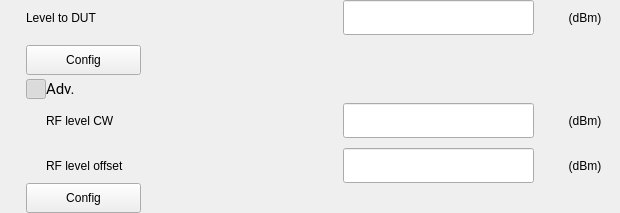
        <widget class="QWidget" name="wgRfLevel" native="true">
         <property name="maximumSize">
          <size>
           <width>624</width>
           <height>16777215</height>
          </size>
         </property>
         <layout class="QVBoxLayout" name="verticalLayout_4">
          <property name="spacing">
           <number>0</number>
          </property>
          <property name="leftMargin">
           <number>0</number>
          </property>
          <property name="topMargin">
           <number>0</number>
          </property>
          <property name="rightMargin">
           <number>0</number>
          </property>
          <property name="bottomMargin">
           <number>0</number>
          </property>
          <item>
           <layout class="QGridLayout" name="gridLayout_5">
            <property name="leftMargin">
             <number>26</number>
            </property>
            <property name="horizontalSpacing">
             <number>202</number>
            </property>
            <property name="verticalSpacing">
             <number>10</number>
            </property>
            <item row="0" column="0">
             <widget class="QLabel" name="label_24">
              <property name="text">
               <string>Level to DUT</string>
              </property>
             </widget>
            </item>
            <item row="1" column="0">
             <widget class="QPushButton" name="pushButton_11">
              <property name="minimumSize">
               <size>
                <width>115</width>
                <height>30</height>
               </size>
              </property>
              <property name="maximumSize">
               <size>
                <width>115</width>
                <height>30</height>
               </size>
              </property>
              <property name="cursor">
               <cursorShape>PointingHandCursor</cursorShape>
              </property>
              <property name="text">
               <string>Config</string>
              </property>
             </widget>
            </item>
            <item row="0" column="1">
             <layout class="QHBoxLayout" name="horizontalLayout_11">
              <property name="spacing">
               <number>16</number>
              </property>
              <item>
               <widget class="QLineEdit" name="lineEdit_15">
                <property name="minimumSize">
                 <size>
                  <width>191</width>
                  <height>35</height>
                 </size>
                </property>
                <property name="maximumSize">
                 <size>
                  <width>191</width>
                  <height>16777215</height>
                 </size>
                </property>
               </widget>
              </item>
              <item>
               <widget class="QLabel" name="label_3">
                <property name="minimumSize">
                 <size>
                  <width>70</width>
                  <height>35</height>
                 </size>
                </property>
                <property name="maximumSize">
                 <size>
                  <width>70</width>
                  <height>35</height>
                 </size>
                </property>
                <property name="text">
                 <string>(dBm)</string>
                </property>
                <property name="alignment">
                 <set>Qt::AlignmentFlag::AlignCenter</set>
                </property>
               </widget>
              </item>
             </layout>
            </item>
           </layout>
          </item>
          <item>
           <layout class="QHBoxLayout" name="horizontalLayout_20">
            <property name="spacing">
             <number>0</number>
            </property>
            <property name="leftMargin">
             <number>26</number>
            </property>
            <item>
             <widget class="QPushButton" name="btnAdvRfLevel">
              <property name="minimumSize">
               <size>
                <width>20</width>
                <height>20</height>
               </size>
              </property>
              <property name="maximumSize">
               <size>
                <width>20</width>
                <height>20</height>
               </size>
              </property>
              <property name="cursor">
               <cursorShape>PointingHandCursor</cursorShape>
              </property>
              <property name="text">
               <string/>
              </property>
              <property name="icon">
               <iconset resource="../../res.qrc">
                <normaloff>:/icon/btnCloseExpan.png</normaloff>
                <normalon>:/icon/btnOpenExpan.png</normalon>:/icon/btnCloseExpan.png</iconset>
              </property>
              <property name="checkable">
               <bool>true</bool>
              </property>
              <property name="checked">
               <bool>true</bool>
              </property>
             </widget>
            </item>
            <item>
             <widget class="QLabel" name="label_26">
              <property name="minimumSize">
               <size>
                <width>170</width>
                <height>28</height>
               </size>
              </property>
              <property name="maximumSize">
               <size>
                <width>150</width>
                <height>28</height>
               </size>
              </property>
              <property name="font">
               <font>
                <family>Roboto</family>
                <pointsize>11</pointsize>
                <bold>false</bold>
               </font>
              </property>
              <property name="text">
               <string>Adv.</string>
              </property>
             </widget>
            </item>
            <item>
             <spacer name="horizontalSpacer_10">
              <property name="orientation">
               <enum>Qt::Orientation::Horizontal</enum>
              </property>
              <property name="sizeType">
               <enum>QSizePolicy::Policy::Expanding</enum>
              </property>
              <property name="sizeHint" stdset="0">
               <size>
                <width>40</width>
                <height>20</height>
               </size>
              </property>
             </spacer>
            </item>
           </layout>
          </item>
          <item>
           <widget class="QWidget" name="wgAdvRfLevel" native="true">
            <property name="minimumSize">
             <size>
              <width>0</width>
              <height>0</height>
             </size>
            </property>
            <property name="maximumSize">
             <size>
              <width>624</width>
              <height>16777215</height>
             </size>
            </property>
            <property name="styleSheet">
             <string notr="true"/>
            </property>
            <layout class="QGridLayout" name="gridLayout_6">
             <property name="leftMargin">
              <number>46</number>
             </property>
             <property name="topMargin">
              <number>0</number>
             </property>
             <property name="rightMargin">
              <number>0</number>
             </property>
             <property name="bottomMargin">
              <number>0</number>
             </property>
             <property name="horizontalSpacing">
              <number>202</number>
             </property>
             <property name="verticalSpacing">
              <number>10</number>
             </property>
             <item row="0" column="0">
              <widget class="QLabel" name="label_27">
               <property name="text">
                <string>RF level CW</string>
               </property>
              </widget>
             </item>
             <item row="1" column="0">
              <widget class="QLabel" name="label_28">
               <property name="text">
                <string>RF level offset</string>
               </property>
              </widget>
             </item>
             <item row="0" column="1">
              <layout class="QHBoxLayout" name="horizontalLayout_4">
               <property name="spacing">
                <number>16</number>
               </property>
               <item>
                <widget class="QLineEdit" name="lineEdit_14">
                 <property name="minimumSize">
                  <size>
                   <width>191</width>
                   <height>35</height>
                  </size>
                 </property>
                 <property name="maximumSize">
                  <size>
                   <width>191</width>
                   <height>16777215</height>
                  </size>
                 </property>
                </widget>
               </item>
               <item>
                <widget class="QLabel" name="label_2">
                 <property name="minimumSize">
                  <size>
                   <width>70</width>
                   <height>35</height>
                  </size>
                 </property>
                 <property name="maximumSize">
                  <size>
                   <width>70</width>
                   <height>35</height>
                  </size>
                 </property>
                 <property name="text">
                  <string>(dBm)</string>
                 </property>
                 <property name="alignment">
                  <set>Qt::AlignmentFlag::AlignCenter</set>
                 </property>
                </widget>
               </item>
              </layout>
             </item>
             <item row="1" column="1">
              <layout class="QHBoxLayout" name="horizontalLayout_18">
               <property name="spacing">
                <number>16</number>
               </property>
               <item>
                <widget class="QLineEdit" name="lineEdit_16">
                 <property name="minimumSize">
                  <size>
                   <width>191</width>
                   <height>35</height>
                  </size>
                 </property>
                 <property name="maximumSize">
                  <size>
                   <width>191</width>
                   <height>16777215</height>
                  </size>
                 </property>
                </widget>
               </item>
               <item>
                <widget class="QLabel" name="label_4">
                 <property name="minimumSize">
                  <size>
                   <width>70</width>
                   <height>35</height>
                  </size>
                 </property>
                 <property name="maximumSize">
                  <size>
                   <width>70</width>
                   <height>35</height>
                  </size>
                 </property>
                 <property name="text">
                  <string>(dBm)</string>
                 </property>
                 <property name="alignment">
                  <set>Qt::AlignmentFlag::AlignCenter</set>
                 </property>
                </widget>
               </item>
              </layout>
             </item>
            </layout>
           </widget>
          </item>
          <item>
           <layout class="QGridLayout" name="gridLayout_7">
            <property name="leftMargin">
             <number>26</number>
            </property>
            <property name="horizontalSpacing">
             <number>0</number>
            </property>
            <property name="verticalSpacing">
             <number>10</number>
            </property>
            <item row="0" column="0">
             <widget class="QPushButton" name="pushButton_12">
              <property name="minimumSize">
               <size>
                <width>115</width>
                <height>30</height>
               </size>
              </property>
              <property name="cursor">
               <cursorShape>PointingHandCursor</cursorShape>
              </property>
              <property name="text">
               <string>Config</string>
              </property>
             </widget>
            </item>
            <item row="0" column="1">
             <spacer name="horizontalSpacer_13">
              <property name="orientation">
               <enum>Qt::Orientation::Horizontal</enum>
              </property>
              <property name="sizeHint" stdset="0">
               <size>
                <width>40</width>
                <height>20</height>
               </size>
              </property>
             </spacer>
            </item>
           </layout>
          </item>
         </layout>
        </widget>
